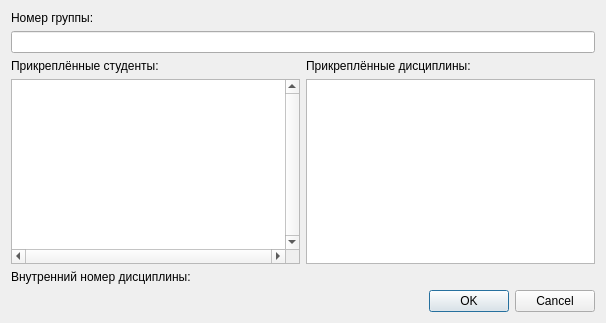
<?xml version="1.0" encoding="UTF-8"?>
<ui version="4.0">
 <class>EditGroupDialog</class>
 <widget class="QDialog" name="EditGroupDialog">
  <property name="geometry">
   <rect>
    <x>0</x>
    <y>0</y>
    <width>606</width>
    <height>323</height>
   </rect>
  </property>
  <property name="windowTitle">
   <string>Dialog</string>
  </property>
  <property name="windowIcon">
   <iconset resource="resources.qrc">
    <normaloff>:/icons/Dekanat.svg</normaloff>:/icons/Dekanat.svg</iconset>
  </property>
  <layout class="QGridLayout" name="gridLayout_2">
   <item row="0" column="0">
    <layout class="QGridLayout" name="gridLayout">
     <item row="0" column="0">
      <layout class="QVBoxLayout" name="verticalLayout_3">
       <item>
        <widget class="QLabel" name="label">
         <property name="text">
          <string>Номер группы:</string>
         </property>
        </widget>
       </item>
       <item>
        <widget class="QLineEdit" name="lineNumber">
         <property name="text">
          <string/>
         </property>
         <property name="placeholderText">
          <string/>
         </property>
        </widget>
       </item>
      </layout>
     </item>
     <item row="1" column="0">
      <layout class="QHBoxLayout" name="horizontalLayout">
       <item>
        <layout class="QVBoxLayout" name="verticalLayout">
         <item>
          <widget class="QLabel" name="label_2">
           <property name="text">
            <string>Прикреплённые студенты:</string>
           </property>
          </widget>
         </item>
         <item>
          <widget class="QTableView" name="tableStudents">
           <property name="verticalScrollBarPolicy">
            <enum>Qt::ScrollBarAlwaysOn</enum>
           </property>
           <property name="horizontalScrollBarPolicy">
            <enum>Qt::ScrollBarAlwaysOn</enum>
           </property>
           <property name="editTriggers">
            <set>QAbstractItemView::NoEditTriggers</set>
           </property>
           <property name="selectionMode">
            <enum>QAbstractItemView::NoSelection</enum>
           </property>
           <attribute name="horizontalHeaderStretchLastSection">
            <bool>true</bool>
           </attribute>
           <attribute name="verticalHeaderStretchLastSection">
            <bool>false</bool>
           </attribute>
          </widget>
         </item>
        </layout>
       </item>
       <item>
        <layout class="QVBoxLayout" name="verticalLayout_2">
         <item>
          <widget class="QLabel" name="label_3">
           <property name="text">
            <string>Прикреплённые дисциплины:</string>
           </property>
          </widget>
         </item>
         <item>
          <widget class="QTableView" name="tableDisciplines">
           <property name="horizontalScrollBarPolicy">
            <enum>Qt::ScrollBarAsNeeded</enum>
           </property>
           <property name="editTriggers">
            <set>QAbstractItemView::NoEditTriggers</set>
           </property>
           <property name="selectionMode">
            <enum>QAbstractItemView::NoSelection</enum>
           </property>
           <attribute name="horizontalHeaderStretchLastSection">
            <bool>true</bool>
           </attribute>
           <attribute name="verticalHeaderStretchLastSection">
            <bool>false</bool>
           </attribute>
          </widget>
         </item>
        </layout>
       </item>
      </layout>
     </item>
    </layout>
   </item>
   <item row="2" column="0">
    <widget class="QDialogButtonBox" name="buttonBox">
     <property name="orientation">
      <enum>Qt::Horizontal</enum>
     </property>
     <property name="standardButtons">
      <set>QDialogButtonBox::Cancel|QDialogButtonBox::Ok</set>
     </property>
    </widget>
   </item>
   <item row="1" column="0">
    <widget class="QLabel" name="labelID">
     <property name="text">
      <string>Внутренний номер дисциплины: </string>
     </property>
    </widget>
   </item>
  </layout>
 </widget>
 <resources>
  <include location="resources.qrc"/>
 </resources>
 <connections>
  <connection>
   <sender>buttonBox</sender>
   <signal>accepted()</signal>
   <receiver>EditGroupDialog</receiver>
   <slot>accept()</slot>
   <hints>
    <hint type="sourcelabel">
     <x>248</x>
     <y>254</y>
    </hint>
    <hint type="destinationlabel">
     <x>157</x>
     <y>274</y>
    </hint>
   </hints>
  </connection>
  <connection>
   <sender>buttonBox</sender>
   <signal>rejected()</signal>
   <receiver>EditGroupDialog</receiver>
   <slot>reject()</slot>
   <hints>
    <hint type="sourcelabel">
     <x>316</x>
     <y>260</y>
    </hint>
    <hint type="destinationlabel">
     <x>286</x>
     <y>274</y>
    </hint>
   </hints>
  </connection>
 </connections>
</ui>
